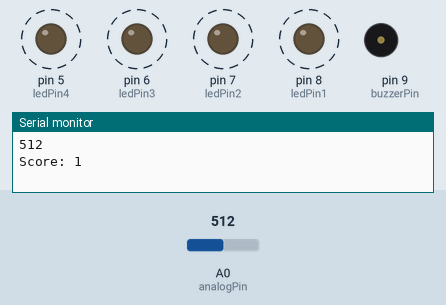
Recording of a sketch running on a simulated Arduino Uno, built with avr-gcc and run on an emulated ATmega328P. Parts: output pins drawn as LEDs (lit = HIGH), buzzer (waves = sounding), the last lines printed to the serial monitor. Dashed ring = blinking. The test bench sets the inputs (shaded band); at power-on: A0 (analogPin) = 512.

Above: at 3.4 s.
3.5 s: A0 (analogPin) set to 208
7.0 s: A0 (analogPin) set to 183
At 7.25 s:
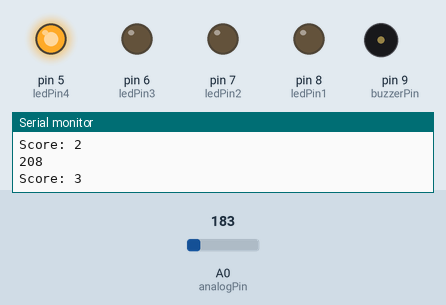
At 11.1 s:
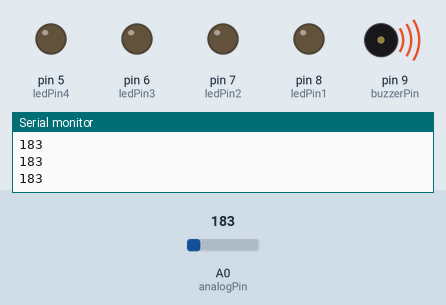
12.7 s: A0 (analogPin) set to 210
At 14.16 s:
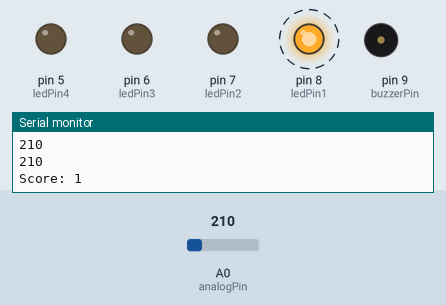
Timing chart, 0 to 22.2 s (numbered marks = the images above; inputs shaded):
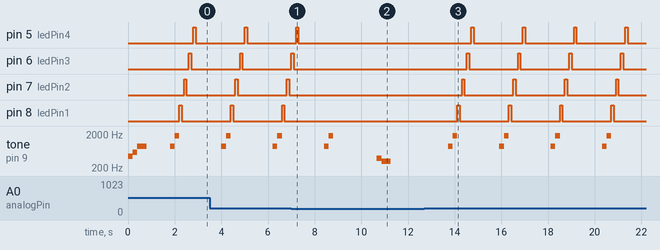

Measured:
- the behaviour switches between 201 and 200 on A0 (analogPin) (found by bisection; images 0 and 1)
- after the input at 7.0 s, pin 5 (ledPin4): goes on until 7.3 s, then stays LOW; pin 6 (ledPin3): goes on until 7.1 s, then stays LOW; pin 7 (ledPin2), pin 8 (ledPin1): stops changing and stays LOW
- after the input at 12.7 s, pin 5 (ledPin4): alternates HIGH for 0.10 s and LOW for 2.1 s, starting after 2.0 s; pin 6 (ledPin3): alternates HIGH for 0.10 s and LOW for 2.1 s, starting after 1.8 s
- by itself, pin 7 (ledPin2), pin 8 (ledPin1): alternates HIGH for 0.10 s and LOW for 2.1 s
- by itself, tone on pin 9 (buzzerPin): plays 880 Hz for 0.20 s, 1760 Hz for 0.20 s, 392 Hz for 0.20 s, 311 Hz for 0.40 s

The sketch:

roulette.ino
```cpp
/*
 * Simple Clap Reaction Game with Fixed Threshold
 * Uses a simpler approach with fixed sensitivity values
 */

// Pin definitions
const int analogPin = A0;   // KY-037 Analog Output for sound detection
const int ledPin1 = 8;      // Sequence LEDs
const int ledPin2 = 7;
const int ledPin3 = 6;
const int ledPin4 = 5;
const int buzzerPin = 9;    // Buzzer/speaker for audio commands

// Fixed threshold for sound detection
const int SOUND_THRESHOLD = 200;

// Game variables
int userScore = 0;
unsigned long timeLimit = 2000;         // Initial time limit (2 seconds)
unsigned long lastCommandTime = 0;      // When the last command was issued
unsigned long lastSoundCheckTime = 0;   // To avoid checking too often
bool waitingForResponse = false;
bool gameActive = true;
bool gameOver = false;                  // Flag to track game over state

// Function prototypes
void turnOffAllLEDs();
void playLEDSequence();
void playCommandSound();
void playFailSound();
void playStartupSound();
void issueNewCommand();

void setup() {
  pinMode(analogPin, INPUT);
  pinMode(ledPin1, OUTPUT);
  pinMode(ledPin2, OUTPUT);
  pinMode(ledPin3, OUTPUT);
  pinMode(ledPin4, OUTPUT);
  pinMode(buzzerPin, OUTPUT);
  Serial.begin(9600);

  // Make sure all LEDs are off at start
  turnOffAllLEDs();

  // Start the game
  // Play startup sound
  playStartupSound();
  delay(1000);

  // Issue first command
  issueNewCommand();
}

void loop() {
  // Read sound level every 20ms to avoid overwhelming the serial monitor
  if (millis() - lastSoundCheckTime > 20) {
    int soundLevel = analogRead(analogPin);
    lastSoundCheckTime = millis();

    // Always display the sound level for debugging
    Serial.println(soundLevel);

    // Check if the game is over and waiting for a clap to restart
    if (gameOver) {
      if (soundLevel > SOUND_THRESHOLD) {
        gameOver = false;
        userScore = 0;
        timeLimit = 2000;

        //pause before first command
        delay(1000);

        // first command of new game
        issueNewCommand();
      }
    }
    // check for clap if we're waiting for a response
    else if (waitingForResponse) {
      // Check if time limit has expired
      if (millis() - lastCommandTime > timeLimit) {
        // time up, user failed
        playFailSound();
        Serial.print("Final score: ");
        Serial.println(userScore);

        //game over state
        gameOver = true;
        waitingForResponse = false;

        // Turn off all LEDs
        turnOffAllLEDs();

        delay(1000);
      }

      // Check for clap
      if (soundLevel > SOUND_THRESHOLD) {
        // Clap detected
        // increment score by a point
        userScore++;
        Serial.print("Score: ");
        Serial.println(userScore);

        // Run the LED sequence as reward
        playLEDSequence();

        // Reduce time limit (but not below 500ms)
        timeLimit = max(500, timeLimit - 50);

        // Wait a bit before next command
        delay(1000);

        // Issue new command
        issueNewCommand();
      }
    }
  }
}

// Function to issue a new command
void issueNewCommand() {
  // Reset for new command
  waitingForResponse = false;
  turnOffAllLEDs();

  // Play the command sound
  playCommandSound();

  // Start timing
  lastCommandTime = millis();
  waitingForResponse = true;

}

// Function to play the LED sequence
void playLEDSequence() {
  digitalWrite(ledPin1, HIGH);
  delay(100);
  digitalWrite(ledPin1, LOW);
  delay(100);

  digitalWrite(ledPin2, HIGH);
  delay(100);
  digitalWrite(ledPin2, LOW);
  delay(100);

  digitalWrite(ledPin3, HIGH);
  delay(100);
  digitalWrite(ledPin3, LOW);
  delay(100);

  digitalWrite(ledPin4, HIGH);
  delay(100);
  digitalWrite(ledPin4, LOW);
  delay(100);
}

// Function to turn off all LEDs
void turnOffAllLEDs() {
  digitalWrite(ledPin1, LOW);
  digitalWrite(ledPin2, LOW);
  digitalWrite(ledPin3, LOW);
  digitalWrite(ledPin4, LOW);
}

// Function to play a clap command sound
void playCommandSound() {
  // Play a distinctive tone that means you should clap
  tone(buzzerPin, 880, 200); // A5 note for 200ms
  delay(200);
  noTone(buzzerPin);
  tone(buzzerPin, 1760, 200); // A6 note for 200ms
  delay(200);
  noTone(buzzerPin);
}

// Function to play a failure sound
void playFailSound() {
  // Descending tone
  tone(buzzerPin, 392, 200); // G4
  delay(200);
  noTone(buzzerPin);
  tone(buzzerPin, 311, 400); // Eb4
  delay(400);
  noTone(buzzerPin);
}

// Function to play startup sound
void playStartupSound() {
  tone(buzzerPin, 440, 200); // A4
  delay(200);
  noTone(buzzerPin);
  tone(buzzerPin, 587, 200); // D5
  delay(200);
  noTone(buzzerPin);
  tone(buzzerPin, 880, 400); // A5
  delay(400);
  noTone(buzzerPin);
}
```
